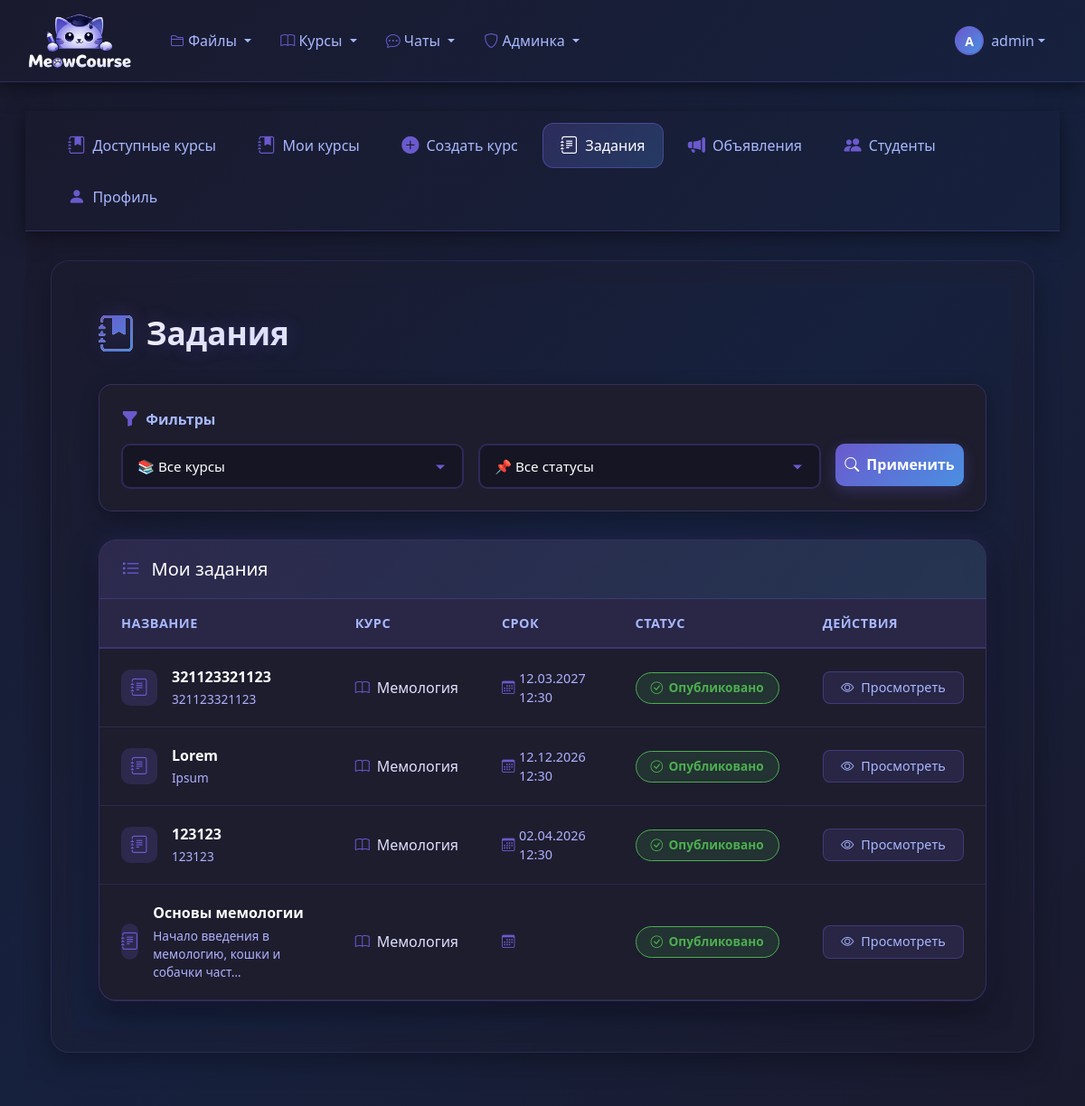
The app's page /assignments/ (signed in), older data.
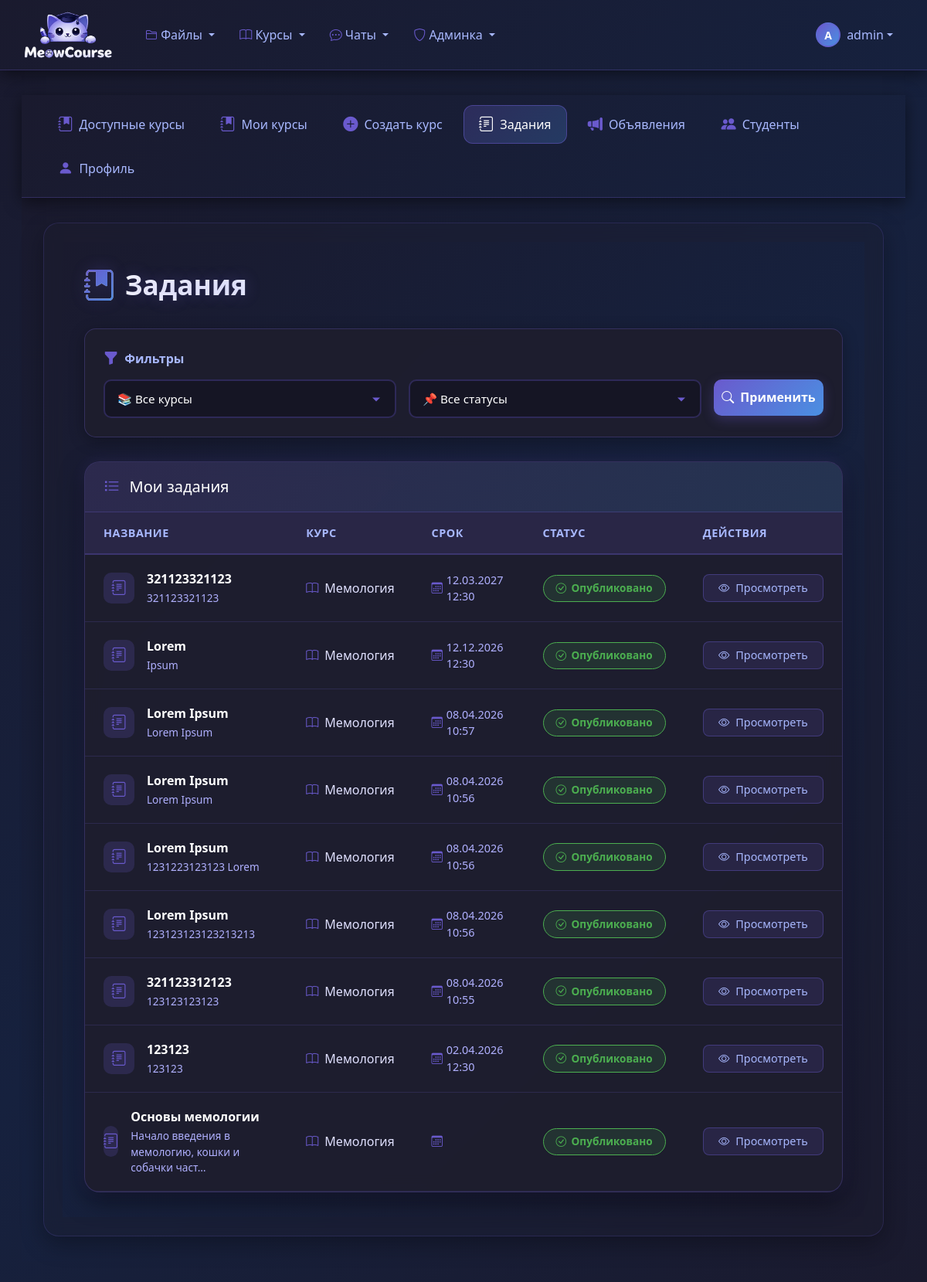
The same page, newer data.
### classroom_core/models.py (models this page shows, shortened)
class Assignment(models.Model ):
    STATUS_CHOICES =[
   ('draft','Черновик'),
   ('published','Опубликовано'),
   ('closed','Закрыто'),
    ]
    course =models.ForeignKey(
    Course,
    on_delete =models.CASCADE ,
    related_name ='assignments',
    null = True,
    )
    section =models.ForeignKey(
    CourseSection ,
    on_delete =models.SET_NULL ,
    null =True,
    blank =True,
    related_name ='assignments'
    )
    title =models.CharField(max_length =255 )
    description =models.TextField()
    status =models.CharField(
    max_length =20 ,
    choices =STATUS_CHOICES ,
    default ='draft'
    )
    due_date =models.DateTimeField(null =True ,blank =True )
    allow_late_submissions =models.BooleanField(default =False )
    max_points =models.IntegerField(default =100 )
    passing_score =models.IntegerField(default =50 )
    is_group_assignment =models.BooleanField(default =False )
    group_size_min=models.IntegerField(default=1)
    group_size_max=models.IntegerField(default=1)
    attachment =models.FileField(
    upload_to ='assignment_attachments/',
    null =True ,
    blank =True
    )
    created_at =models.DateTimeField(auto_now_add =True )
    updated_at =models.DateTimeField(auto_now =True )
    published_at =models.DateTimeField(null =True ,blank =True )
    class Meta :
        ordering =['-due_date','-created_at']
        verbose_name ='Задание'
        verbose_name_plural ='Задания'

class Course(models.Model):
    STATUS_CHOICES = [
       ('draft', 'Черновик'),
       ('active', 'Активный'),
       ('archived', 'Архивирован'),
       ('completed', 'Завершен'),
    ]
    title = models.CharField(max_length=255)
    description = models.TextField()
    short_description = models.CharField(max_length=200, blank=True)
    code = models.CharField(max_length=20, unique=True, blank=True)
    instructor = models.ForeignKey(
        User,
        on_delete=models.CASCADE,
        related_name='courses_created'
    )
    teaching_assistants = models.ManyToManyField(
        User,
        blank=True,
        related_name='courses_assisting'
    )
    students = models.ManyToManyField(
        User,
        blank=True,
        related_name='courses_enrolled'
    )
    student_groups = models.ManyToManyField(
        StudentGroup,
        blank=True,
        related_name='courses_enrolled',
        help_text='Группы студентов, зачисленные на курс'
    )
    status = models.CharField(
        max_length=20,
        choices=STATUS_CHOICES,
        default='draft'
    )
    start_date = models.DateTimeField(null=True, blank=True)
    end_date = models.DateTimeField(null=True, blank=True)
    created_at = models.DateTimeField(auto_now_add=True)
    updated_at = models.DateTimeField(auto_now=True)
    cover_image = models.ImageField(
        upload_to='course_covers/',
        null=True,
        blank=True
    )
    color = models.CharField(max_length=7, default='#3498db')
    is_public = models.BooleanField(default=False)
    allow_self_enrollment = models.BooleanField(default=True)
    max_students = models.IntegerField(null=True, blank=True)
    class Meta:
        ordering = ['-created_at']
        verbose_name = 'Курс'
        verbose_name_plural = 'Курсы'

### classroom_core/views.py (the view)
# urls.py: path('assignments/', views.assignment_list, name='assignment_list'),
@login_required
def assignment_list(request ):
    user_profile =request.user.profile
    if user_profile.is_teacher() or user_profile.is_staff() or request.user.is_superuser:
        assignments =Assignment.objects.all()
    else :
        assignments =Assignment.objects.filter(
        course__students =request.user ,
        status ='published'
        )
    course_id =request.GET.get('course_id')
    if course_id :
        assignments =assignments.filter(course_id =course_id )
    status =request.GET.get('status')
    if status:
        assignments=assignments.filter(status =status )
    sort_by =request.GET.get('sort','-due_date')
    assignments =assignments.order_by(sort_by )
    paginator =Paginator(assignments ,12 )
    page_number =request.GET.get('page')
    page_obj =paginator.get_page(page_number )
    context ={
    'page_obj':page_obj ,
    'course_id':course_id ,
    'status':status ,
    'sort_by':sort_by ,
    }
    return render(request ,'classroom_core/assignment_list.html',context )

### classroom_core/models.py (called while the page is built)
    def is_teacher(self):
        return self.role == 'teacher'

    def is_staff(self):
        return self.role == 'staff'

### templates/classroom_core/assignment_list.html (shortened to what the changed rows need)
{% extends "classroom_core/base_courses.html" %}
{% block courses_content %}
<div class="dark-theme-assignments">
    <div class="container">
        <div class="page-header">
            <h1 class="page-title">
                <i class="bi bi-journal-bookmark-fill"></i>
                Задания
            </h1>
        </div>
        <div class="table-card">
            <div class="table-responsive">
                <table class="custom-table">
                    <thead>
                        <tr>
                            <th>Название</th>
                            <th>Курс</th>
                            <th>Срок</th>
                            <th>Статус</th>
                            <th>Действия</th>
                        </tr>
                    </thead>
                    <tbody>
                        {% for assignment in page_obj %}
                        <tr>
                            <td data-label="Название">
                                <div class="d-flex align-items-center">
                                    <div class="assignment-icon me-3">
                                        <i class="bi bi-journal-text"></i>
                                    </div>
                                    <div>
                                        <div class="assignment-title">{{ assignment.title }}</div>
                                        <div class="assignment-description">{{ assignment.description|striptags|truncatechars:50 }}</div>
                                    </div>
                                </div>
                            </td>
                            <td data-label="Курс">
                                <div class="d-flex align-items-center">
                                    <i class="bi bi-book me-2" style="color: #6a5acd;"></i>
                                    {{ assignment.course.title }}
                                </div>
                            </td>
                            <td data-label="Срок">
                                <span class="due-date">
                                    <i class="bi bi-calendar3"></i>
                                    {{ assignment.due_date|date:"d.m.Y H:i" }}
                                </span>
                            </td>
                            <td data-label="Статус">
                                {% if assignment.status == 'draft' %}
                                <span class="status-badge status-draft">
                                    <i class="bi bi-pencil"></i> Черновик
                                </span>
                                {% elif assignment.status == 'published' %}
                                <span class="status-badge status-published">
                                    <i class="bi bi-check-circle"></i> Опубликовано
                                </span>
                                {% elif assignment.status == 'closed' %}
                                <span class="status-badge status-closed">
                                    <i class="bi bi-lock"></i> Закрыто
                                </span>
                                {% endif %}
                            </td>
                            <td data-label="Действия">
                                <a href="{% url 'classroom_core:assignment_detail' assignment.id %}" class="btn-view">
                                    <i class="bi bi-eye"></i>
                                    Просмотреть
                                </a>
                            </td>
                        </tr>
                        {% endfor %}
                    </tbody>
                </table>
            </div>
        </div>
    </div>
</div>
{% endblock %}

Row changes from the older to the newer data that the page shows:
added Assignment: title "Lorem Ipsum", description "Lorem Ipsum", course "Мемология", due_date "08.04.2026 10:57", status "published" (drawn)
added Assignment: title "Lorem Ipsum", description "Lorem Ipsum", course "Мемология", due_date "08.04.2026 10:56", status "published" (drawn)
added Assignment: title "Lorem Ipsum", description "1231223123123 Lorem", course "Мемология", due_date "08.04.2026 10:56", status "published" (drawn)
added Assignment: title "Lorem Ipsum", description "123123123123213213", course "Мемология", due_date "08.04.2026 10:56", status "published" (drawn)
added Assignment: title "321123312123", description "123123123123", course "Мемология", due_date "08.04.2026 10:55", status "published" (drawn)
